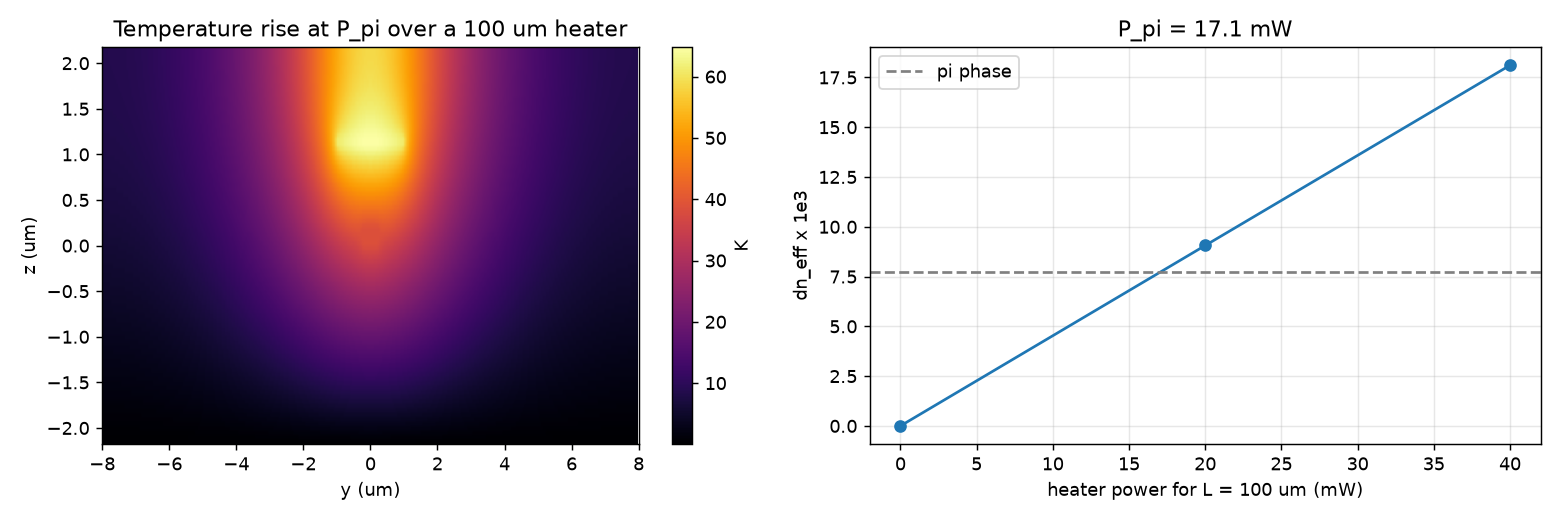

Generate this figure with Python:
"""Example 10: a thermo-optic phase shifter (silicon waveguide with a heater).

A 500 x 220 nm silicon strip sits on 2.2 um of buried oxide under 2 um of
oxide cladding, with a 2 um wide, 100 nm thick TiN heater 1 um above the core.
photonfdtd.active solves the steady-state temperature on the cross-section
(the substrate under the oxide is held at room temperature; the other sides
are insulating), turns it into the thermo-optic index change
(dn/dT = 1.86e-4 /K for Si, 0.95e-5 /K for SiO2) and re-solves the mode.

On a 2-D cross-section the heater power is per unit length (W/m). The phase is
k0 * L * dn_eff and dn_eff grows as P/L, so P_pi, the total power for a pi
phase shift, doesn't depend on the heater's length.

Expect P_pi around 17 mW, close to the ~20 mW typical of measured heaters on
this stack. It depends on where heat can go: here the substrate under the
buried oxide is a perfect sink and the sides, 8 um out, are insulating
(moving them to 15 um changes P_pi by about 1%). Undercut trenches, which
stop heat leaking into the substrate, bring P_pi down several-fold.
"""
import matplotlib
matplotlib.use("Agg")
import matplotlib.pyplot as plt
import numpy as np
import photonfdtd as pf
from photonfdtd import active

um = 1e-6
lam = 1.55e-6

si = active.silicon_active(lam)
sio2 = active.silica_active(lam)
tin = active.metal_active("TiN")

heater = pf.Box((0, 1.16 * um), (2 * um, 0.1 * um), tin)
layout = [
    pf.Box((0, 0.1 * um), (40 * um, 4.6 * um), sio2),     # BOX + cladding
    pf.Box((0, 0.11 * um), (0.5 * um, 0.22 * um), si),    # the waveguide
    heater,
]
# The cross-section's bottom edge is the bottom of the buried oxide (z = -2.2 um),
# held at room temperature by the silicon substrate below.
ms = pf.ModeSolver(size=(16 * um, 4.4 * um), cell_size=0.05 * um,
                   structures=layout, wavelength=lam, polarization="te")
region = active.ActiveRegion(layout, heaters=[active.Heater(heater, name="heater")],
                             wavelength=lam, sinks=("zmin",))
ps = region.prepare(ms)

p_pi = ps.p_pi("heater")
dT_per = ps.thermal.basis_dT[0][0]
j, k = np.argmin(np.abs(ms.y)), np.argmin(np.abs(ms.z - 0.11 * um))
P_line = np.linspace(0, 400, 3)                 # W/m
n_eff = ps.neff_sweep("heater", P_line)
print(f"core temperature rise: {dT_per[j, k]:.3f} K per W/m")
print(f"d n_eff / dP':         {ps.dneff('heater'):.3e} per W/m")
print(f"P_pi:                  {p_pi * 1e3:.1f} mW (any heater length)")
L = 100 * um
print(f"  for a {L / um:.0f} um heater: {p_pi / L:.0f} W/m, core "
      f"{dT_per[j, k] * p_pi / L:.0f} K above ambient")

y, z = ms.y / um, ms.z / um
fig, ax = plt.subplots(1, 2, figsize=(12, 4))
im = ax[0].imshow((dT_per * p_pi / L).T, origin="lower", aspect="auto", cmap="inferno",
                  extent=[y.min(), y.max(), z.min(), z.max()])
ax[0].set(xlim=(-8, 8), title=f"Temperature rise at P_pi over a {L / um:.0f} um heater",
          xlabel="y (um)", ylabel="z (um)")
fig.colorbar(im, ax=ax[0], label="K")
ax[1].plot(P_line * L * 1e3, (n_eff - n_eff[0]) * 1e3, "o-")
ax[1].axhline(lam / (2 * L) * 1e3, color="gray", ls="--", label="pi phase")
ax[1].set(xlabel=f"heater power for L = {L / um:.0f} um (mW)", ylabel="dn_eff x 1e3",
          title=f"P_pi = {p_pi * 1e3:.1f} mW")
ax[1].legend(); ax[1].grid(alpha=0.3)
fig.tight_layout()
fig.savefig("10_thermo_optic_heater.png", dpi=130)
print("saved 10_thermo_optic_heater.png")
